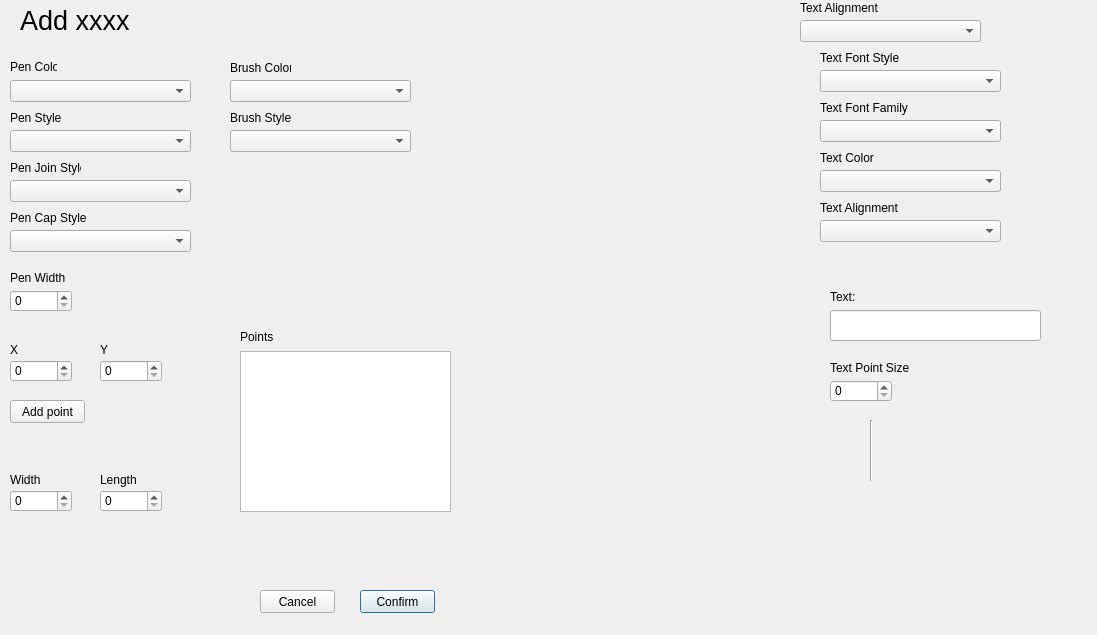
<?xml version="1.0" encoding="UTF-8"?>
<ui version="4.0">
 <class>confirmpage</class>
 <widget class="QDialog" name="confirmpage">
  <property name="geometry">
   <rect>
    <x>0</x>
    <y>0</y>
    <width>1097</width>
    <height>635</height>
   </rect>
  </property>
  <property name="windowTitle">
   <string>Dialog</string>
  </property>
  <widget class="QLabel" name="label">
   <property name="geometry">
    <rect>
     <x>20</x>
     <y>0</y>
     <width>251</width>
     <height>41</height>
    </rect>
   </property>
   <property name="font">
    <font>
     <pointsize>20</pointsize>
    </font>
   </property>
   <property name="text">
    <string>Add xxxx</string>
   </property>
  </widget>
  <widget class="QPushButton" name="pushButton">
   <property name="geometry">
    <rect>
     <x>360</x>
     <y>590</y>
     <width>75</width>
     <height>23</height>
    </rect>
   </property>
   <property name="text">
    <string>Confirm</string>
   </property>
  </widget>
  <widget class="QPushButton" name="pushButton_2">
   <property name="geometry">
    <rect>
     <x>260</x>
     <y>590</y>
     <width>75</width>
     <height>23</height>
    </rect>
   </property>
   <property name="text">
    <string>Cancel</string>
   </property>
  </widget>
  <widget class="QDoubleSpinBox" name="widthBox">
   <property name="geometry">
    <rect>
     <x>10</x>
     <y>290</y>
     <width>62</width>
     <height>22</height>
    </rect>
   </property>
   <property name="decimals">
    <number>0</number>
   </property>
   <property name="maximum">
    <double>20.000000000000000</double>
   </property>
  </widget>
  <widget class="QComboBox" name="colorBox">
   <property name="geometry">
    <rect>
     <x>10</x>
     <y>80</y>
     <width>181</width>
     <height>22</height>
    </rect>
   </property>
  </widget>
  <widget class="QComboBox" name="colorBrushBox">
   <property name="geometry">
    <rect>
     <x>230</x>
     <y>80</y>
     <width>181</width>
     <height>22</height>
    </rect>
   </property>
  </widget>
  <widget class="QLabel" name="label_2">
   <property name="geometry">
    <rect>
     <x>10</x>
     <y>60</y>
     <width>47</width>
     <height>13</height>
    </rect>
   </property>
   <property name="text">
    <string>Pen Color</string>
   </property>
  </widget>
  <widget class="QLabel" name="brushLabel">
   <property name="geometry">
    <rect>
     <x>230</x>
     <y>60</y>
     <width>61</width>
     <height>16</height>
    </rect>
   </property>
   <property name="text">
    <string>Brush Color</string>
   </property>
  </widget>
  <widget class="QComboBox" name="styleBox">
   <property name="geometry">
    <rect>
     <x>10</x>
     <y>130</y>
     <width>181</width>
     <height>22</height>
    </rect>
   </property>
  </widget>
  <widget class="QLabel" name="label_4">
   <property name="geometry">
    <rect>
     <x>10</x>
     <y>110</y>
     <width>61</width>
     <height>16</height>
    </rect>
   </property>
   <property name="text">
    <string>Pen Style</string>
   </property>
  </widget>
  <widget class="QComboBox" name="styleBrushBox">
   <property name="geometry">
    <rect>
     <x>230</x>
     <y>130</y>
     <width>181</width>
     <height>22</height>
    </rect>
   </property>
  </widget>
  <widget class="QLabel" name="styleBrushLabel">
   <property name="geometry">
    <rect>
     <x>230</x>
     <y>110</y>
     <width>61</width>
     <height>16</height>
    </rect>
   </property>
   <property name="text">
    <string>Brush Style</string>
   </property>
  </widget>
  <widget class="QComboBox" name="joinBox">
   <property name="geometry">
    <rect>
     <x>10</x>
     <y>180</y>
     <width>181</width>
     <height>22</height>
    </rect>
   </property>
  </widget>
  <widget class="QLabel" name="label_6">
   <property name="geometry">
    <rect>
     <x>10</x>
     <y>160</y>
     <width>71</width>
     <height>16</height>
    </rect>
   </property>
   <property name="text">
    <string>Pen Join Style</string>
   </property>
  </widget>
  <widget class="QComboBox" name="capBox">
   <property name="geometry">
    <rect>
     <x>10</x>
     <y>230</y>
     <width>181</width>
     <height>22</height>
    </rect>
   </property>
  </widget>
  <widget class="QLabel" name="label_7">
   <property name="geometry">
    <rect>
     <x>10</x>
     <y>210</y>
     <width>91</width>
     <height>16</height>
    </rect>
   </property>
   <property name="text">
    <string>Pen Cap Style</string>
   </property>
  </widget>
  <widget class="QLabel" name="label_8">
   <property name="geometry">
    <rect>
     <x>10</x>
     <y>270</y>
     <width>71</width>
     <height>16</height>
    </rect>
   </property>
   <property name="text">
    <string>Pen Width</string>
   </property>
  </widget>
  <widget class="QLineEdit" name="lineEdit">
   <property name="geometry">
    <rect>
     <x>830</x>
     <y>310</y>
     <width>211</width>
     <height>31</height>
    </rect>
   </property>
  </widget>
  <widget class="QLabel" name="label_9">
   <property name="geometry">
    <rect>
     <x>830</x>
     <y>290</y>
     <width>47</width>
     <height>13</height>
    </rect>
   </property>
   <property name="text">
    <string>Text: </string>
   </property>
  </widget>
  <widget class="Line" name="line">
   <property name="geometry">
    <rect>
     <x>870</x>
     <y>420</y>
     <width>3</width>
     <height>61</height>
    </rect>
   </property>
   <property name="orientation">
    <enum>Qt::Vertical</enum>
   </property>
  </widget>
  <widget class="QComboBox" name="capBox_2">
   <property name="geometry">
    <rect>
     <x>820</x>
     <y>220</y>
     <width>181</width>
     <height>22</height>
    </rect>
   </property>
  </widget>
  <widget class="QLabel" name="label_10">
   <property name="geometry">
    <rect>
     <x>820</x>
     <y>200</y>
     <width>91</width>
     <height>16</height>
    </rect>
   </property>
   <property name="text">
    <string>Text Alignment</string>
   </property>
  </widget>
  <widget class="QComboBox" name="joinBox_2">
   <property name="geometry">
    <rect>
     <x>820</x>
     <y>170</y>
     <width>181</width>
     <height>22</height>
    </rect>
   </property>
  </widget>
  <widget class="QLabel" name="label_11">
   <property name="geometry">
    <rect>
     <x>820</x>
     <y>150</y>
     <width>71</width>
     <height>16</height>
    </rect>
   </property>
   <property name="text">
    <string>Text Color</string>
   </property>
  </widget>
  <widget class="QLabel" name="label_12">
   <property name="geometry">
    <rect>
     <x>830</x>
     <y>360</y>
     <width>91</width>
     <height>16</height>
    </rect>
   </property>
   <property name="text">
    <string>Text Point Size</string>
   </property>
  </widget>
  <widget class="QDoubleSpinBox" name="widthBox_2">
   <property name="geometry">
    <rect>
     <x>830</x>
     <y>380</y>
     <width>62</width>
     <height>22</height>
    </rect>
   </property>
   <property name="decimals">
    <number>0</number>
   </property>
   <property name="maximum">
    <double>20.000000000000000</double>
   </property>
  </widget>
  <widget class="QComboBox" name="capBox_3">
   <property name="geometry">
    <rect>
     <x>820</x>
     <y>120</y>
     <width>181</width>
     <height>22</height>
    </rect>
   </property>
  </widget>
  <widget class="QLabel" name="label_13">
   <property name="geometry">
    <rect>
     <x>820</x>
     <y>100</y>
     <width>91</width>
     <height>16</height>
    </rect>
   </property>
   <property name="text">
    <string>Text Font Family</string>
   </property>
  </widget>
  <widget class="QComboBox" name="capBox_4">
   <property name="geometry">
    <rect>
     <x>820</x>
     <y>70</y>
     <width>181</width>
     <height>22</height>
    </rect>
   </property>
  </widget>
  <widget class="QLabel" name="label_14">
   <property name="geometry">
    <rect>
     <x>820</x>
     <y>50</y>
     <width>91</width>
     <height>16</height>
    </rect>
   </property>
   <property name="text">
    <string>Text Font Style</string>
   </property>
  </widget>
  <widget class="QComboBox" name="capBox_5">
   <property name="geometry">
    <rect>
     <x>800</x>
     <y>20</y>
     <width>181</width>
     <height>22</height>
    </rect>
   </property>
  </widget>
  <widget class="QLabel" name="label_15">
   <property name="geometry">
    <rect>
     <x>800</x>
     <y>0</y>
     <width>91</width>
     <height>16</height>
    </rect>
   </property>
   <property name="text">
    <string>Text Alignment</string>
   </property>
  </widget>
  <widget class="QPushButton" name="addPoint">
   <property name="geometry">
    <rect>
     <x>10</x>
     <y>400</y>
     <width>75</width>
     <height>23</height>
    </rect>
   </property>
   <property name="text">
    <string>Add point</string>
   </property>
  </widget>
  <widget class="QDoubleSpinBox" name="pointBoxX">
   <property name="geometry">
    <rect>
     <x>10</x>
     <y>360</y>
     <width>62</width>
     <height>22</height>
    </rect>
   </property>
   <property name="decimals">
    <number>0</number>
   </property>
   <property name="maximum">
    <double>2000.000000000000000</double>
   </property>
  </widget>
  <widget class="QDoubleSpinBox" name="pointBoxY">
   <property name="geometry">
    <rect>
     <x>100</x>
     <y>360</y>
     <width>62</width>
     <height>22</height>
    </rect>
   </property>
   <property name="decimals">
    <number>0</number>
   </property>
   <property name="maximum">
    <double>2000.000000000000000</double>
   </property>
  </widget>
  <widget class="QLabel" name="x">
   <property name="geometry">
    <rect>
     <x>10</x>
     <y>340</y>
     <width>51</width>
     <height>20</height>
    </rect>
   </property>
   <property name="text">
    <string>X</string>
   </property>
  </widget>
  <widget class="QLabel" name="y">
   <property name="geometry">
    <rect>
     <x>100</x>
     <y>340</y>
     <width>51</width>
     <height>20</height>
    </rect>
   </property>
   <property name="text">
    <string>Y</string>
   </property>
  </widget>
  <widget class="QLabel" name="warning">
   <property name="geometry">
    <rect>
     <x>10</x>
     <y>430</y>
     <width>151</width>
     <height>16</height>
    </rect>
   </property>
   <property name="text">
    <string/>
   </property>
  </widget>
  <widget class="QTableWidget" name="tableWidget">
   <property name="geometry">
    <rect>
     <x>240</x>
     <y>351</y>
     <width>211</width>
     <height>161</height>
    </rect>
   </property>
  </widget>
  <widget class="QLabel" name="label_3">
   <property name="geometry">
    <rect>
     <x>240</x>
     <y>330</y>
     <width>47</width>
     <height>13</height>
    </rect>
   </property>
   <property name="text">
    <string>Points</string>
   </property>
  </widget>
  <widget class="QLabel" name="centerLabel">
   <property name="geometry">
    <rect>
     <x>10</x>
     <y>320</y>
     <width>161</width>
     <height>16</height>
    </rect>
   </property>
   <property name="text">
    <string/>
   </property>
  </widget>
  <widget class="QLabel" name="length">
   <property name="geometry">
    <rect>
     <x>100</x>
     <y>470</y>
     <width>51</width>
     <height>20</height>
    </rect>
   </property>
   <property name="text">
    <string>Length</string>
   </property>
  </widget>
  <widget class="QDoubleSpinBox" name="lBox">
   <property name="geometry">
    <rect>
     <x>100</x>
     <y>490</y>
     <width>62</width>
     <height>22</height>
    </rect>
   </property>
   <property name="decimals">
    <number>0</number>
   </property>
   <property name="maximum">
    <double>2000.000000000000000</double>
   </property>
  </widget>
  <widget class="QLabel" name="rectWidth">
   <property name="geometry">
    <rect>
     <x>10</x>
     <y>470</y>
     <width>51</width>
     <height>20</height>
    </rect>
   </property>
   <property name="text">
    <string>Width</string>
   </property>
  </widget>
  <widget class="QDoubleSpinBox" name="wBox">
   <property name="geometry">
    <rect>
     <x>10</x>
     <y>490</y>
     <width>62</width>
     <height>22</height>
    </rect>
   </property>
   <property name="decimals">
    <number>0</number>
   </property>
   <property name="maximum">
    <double>2000.000000000000000</double>
   </property>
  </widget>
 </widget>
 <resources/>
 <connections>
  <connection>
   <sender>pushButton</sender>
   <signal>clicked()</signal>
   <receiver>confirmpage</receiver>
   <slot>onConfirmClick()</slot>
   <hints>
    <hint type="sourcelabel">
     <x>360</x>
     <y>590</y>
    </hint>
    <hint type="destinationlabel">
     <x>258</x>
     <y>566</y>
    </hint>
   </hints>
  </connection>
  <connection>
   <sender>pushButton_2</sender>
   <signal>clicked()</signal>
   <receiver>confirmpage</receiver>
   <slot>onCancelClick()</slot>
   <hints>
    <hint type="sourcelabel">
     <x>260</x>
     <y>590</y>
    </hint>
    <hint type="destinationlabel">
     <x>89</x>
     <y>566</y>
    </hint>
   </hints>
  </connection>
  <connection>
   <sender>addPoint</sender>
   <signal>clicked()</signal>
   <receiver>confirmpage</receiver>
   <slot>onAddClick()</slot>
   <hints>
    <hint type="sourcelabel">
     <x>48</x>
     <y>407</y>
    </hint>
    <hint type="destinationlabel">
     <x>21</x>
     <y>634</y>
    </hint>
   </hints>
  </connection>
 </connections>
 <slots>
  <slot>onConfirmClick()</slot>
  <slot>onCancelClick()</slot>
  <slot>onAddClick()</slot>
 </slots>
</ui>
